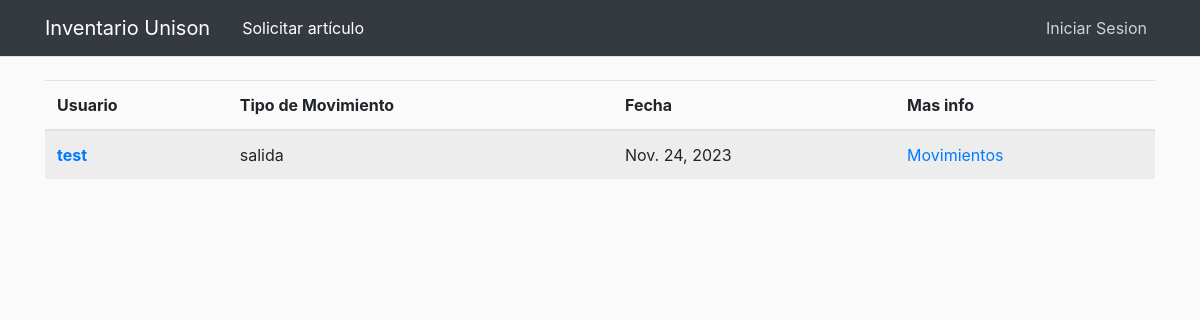
The app's page /movements, older data.
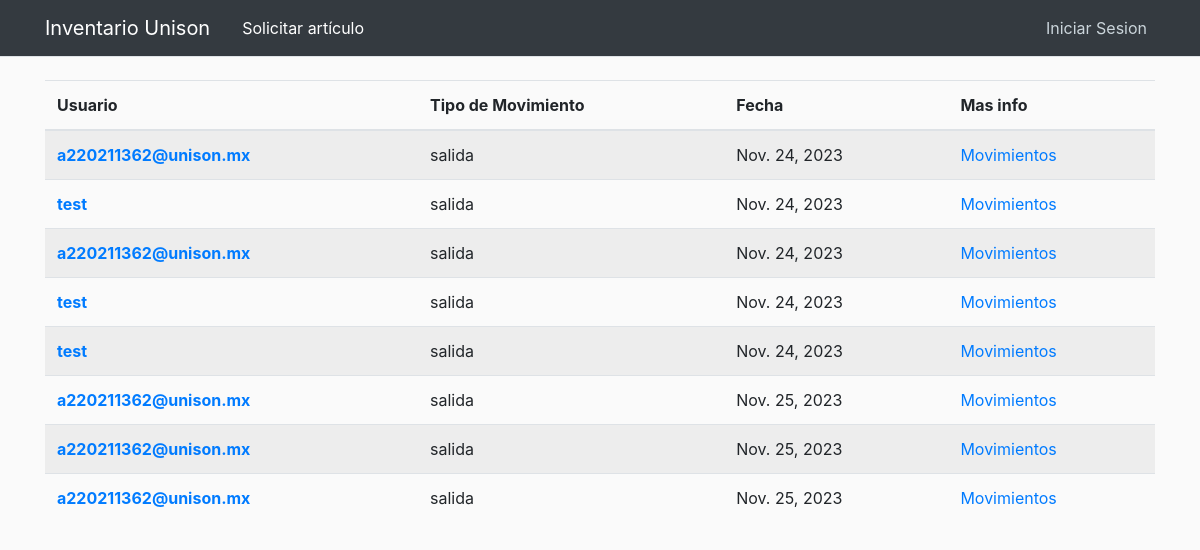
The same page, newer data.
### inventory/models.py (models this page shows, shortened)
class Report(models.Model):
    TYPE_MOVEMENT = [
        ('entrada', 'Entrada'),
        ('salida', 'Salida'),
    ]
    date = models.DateField(default=timezone.now)
    movement = models.CharField(max_length=10, choices=TYPE_MOVEMENT)
    user = models.ForeignKey(User, on_delete=models.CASCADE)
    reason = models.TextField(blank=True, null=True)

### inventory/views.py (the view)
# urls.py: path('movements', views.movements, name='movements'),
def movements(request):
    movements = Report.objects.all()
    return render(request, 'inventory/movements.html',
                  {'title': 'Stock Movements', 'movements': movements})

### inventory/templates/inventory/movements.html
{% extends "base.html" %}
{% load crispy_forms_filters %}
{% load crispy_forms_tags %}
{% block content %}
    <table class="table table-striped">
        <thead>
        <tr>
            <th scope="col">Usuario</th>
            <th scope="col">Tipo de Movimiento</th>
            <th scope="col">Fecha</th>
            <th scope="col">Mas info</th>
        </tr>
        </thead>
        <tbody>
        {% for movement in movements %}
            <tr>
                <th scope="row">
                    <a href="{% url 'display_profile' movement.user.id %}">{{ movement.user.username }}</a>
                </th>
                <td> {{ movement.movement }}</td>
                <td> {{ movement.date }}</td>
                <td>
                    <a href="{% url 'movement_info' movement.id %}"> Movimientos</a>
                </td>
            </tr>
        {% endfor %}
        </tbody>
    </table>
{% endblock content %}

Row changes from the older to the newer data that the page shows:
added Report: user.username "a220211362@unison.mx", movement "salida", date "Nov. 24, 2023"
added Report: user.username "a220211362@unison.mx", movement "salida", date "Nov. 24, 2023"
added Report: user.username "test", movement "salida", date "Nov. 24, 2023"
added Report: user.username "test", movement "salida", date "Nov. 24, 2023"
added Report: user.username "a220211362@unison.mx", movement "salida", date "Nov. 25, 2023"
added Report: user.username "a220211362@unison.mx", movement "salida", date "Nov. 25, 2023"
added Report: user.username "a220211362@unison.mx", movement "salida", date "Nov. 25, 2023"
